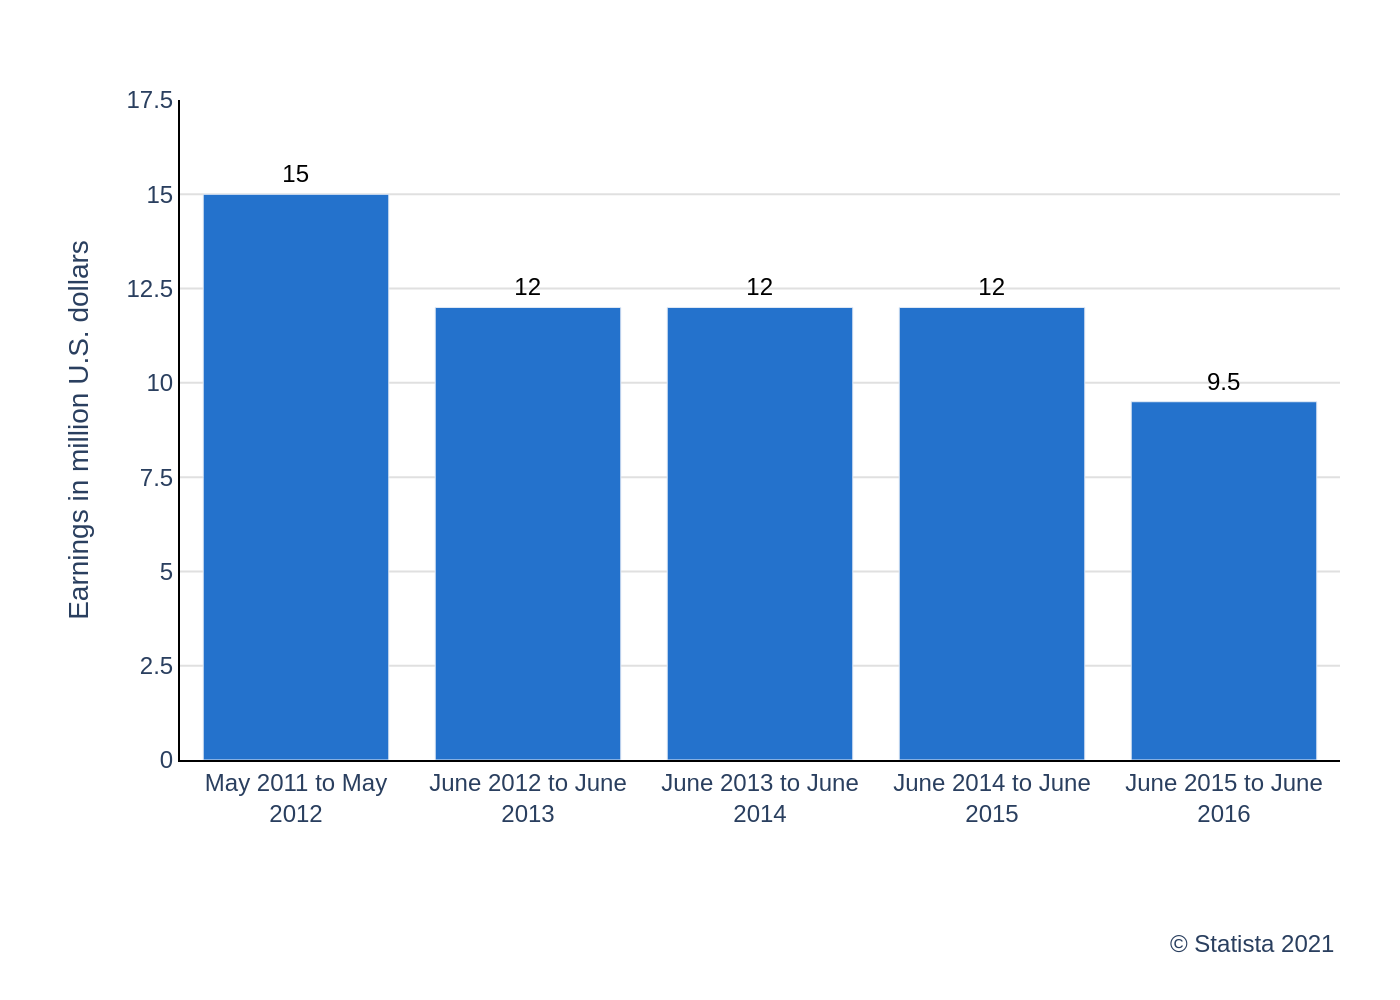

Python code for this plot:
import sys
import json
import plotly.graph_objects as go
import pathlib

# Ensure a JSON file path is provided as a command-line argument
if len(sys.argv) != 2:
    print("Usage: python generate_chart.py <json_file_path>")
    sys.exit(1)

json_filepath = sys.argv[1]

# Read the JSON data file
try:
    with open(json_filepath, 'r', encoding='utf-8') as f:
        chart_config = json.load(f)
except FileNotFoundError:
    print(f"Error: JSON file not found at '{json_filepath}'")
    sys.exit(1)
except json.JSONDecodeError:
    print(f"Error: Could not decode JSON from '{json_filepath}'")
    sys.exit(1)

# Extract data and text from the JSON structure
chart_data = chart_config.get('chart_data', [])
texts = chart_config.get('texts', {})
colors = chart_config.get('colors', [])

# Prepare data for Plotly
categories = [item['category'] for item in chart_data]
values = [item['value'] for item in chart_data]

# Create the figure
fig = go.Figure()

# Add the bar trace
fig.add_trace(go.Bar(
    x=categories,
    y=values,
    text=values,
    textposition='outside',
    marker_color=colors[0] if colors else '#1f77b4',
    textfont=dict(
        family="Arial",
        size=12,
        color='black'
    ),
    cliponaxis=False
))

# Build combined title and source strings
title_text = texts.get('title')
subtitle_text = texts.get('subtitle')
full_title = ""
if title_text:
    full_title += f"<b>{title_text}</b>"
if subtitle_text:
    full_title += f"<br>{subtitle_text}"

source_text = texts.get('source')
note_text = texts.get('note')
caption_text = []
if source_text:
    caption_text.append(source_text)
if note_text:
    caption_text.append(note_text)
full_caption = "<br>".join(caption_text)

# Update layout for a clean, professional look
fig.update_layout(
    font=dict(family="Arial"),
    title=dict(
        text=full_title,
        x=0.05,
        xanchor='left'
    ),
    plot_bgcolor='white',
    xaxis=dict(
        title_text=texts.get('x_axis_title'),
        showgrid=False,
        linecolor='black'
    ),
    yaxis=dict(
        title_text=texts.get('y_axis_title'),
        range=[0, 17.5],
        tickvals=[0, 2.5, 5, 7.5, 10, 12.5, 15, 17.5],
        showgrid=True,
        gridcolor='#e0e0e0',
        gridwidth=1,
        linecolor='black'
    ),
    showlegend=False,
    margin=dict(l=90, r=30, t=50, b=120),
    annotations=[
        dict(
            showarrow=False,
            text=full_caption,
            xref="paper",
            yref="paper",
            x=1,
            y=-0.25, # Position below x-axis
            xanchor='right',
            yanchor='top',
            align='right'
        )
    ]
)

# Derive output filename from the input JSON filename
output_filename = f"{pathlib.Path(json_filepath).stem}.png"

# Save the figure as a high-resolution PNG image
fig.write_image(output_filename, scale=2)

print(f"Chart successfully generated and saved to '{output_filename}'")
